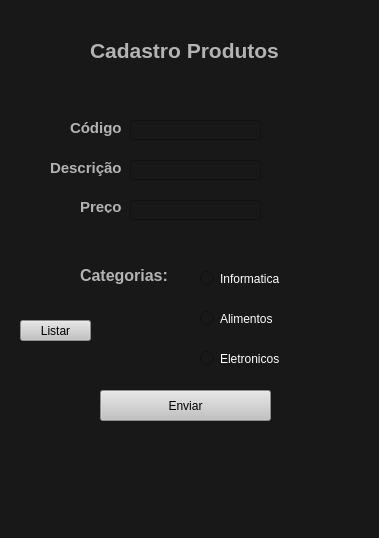
<?xml version="1.0" encoding="UTF-8"?>
<ui version="4.0">
 <class>MainWindow</class>
 <widget class="QMainWindow" name="MainWindow">
  <property name="geometry">
   <rect>
    <x>0</x>
    <y>0</y>
    <width>379</width>
    <height>538</height>
   </rect>
  </property>
  <property name="windowTitle">
   <string>MainWindow</string>
  </property>
  <property name="styleSheet">
   <string notr="true">background-color: rgb(25, 24, 24);</string>
  </property>
  <widget class="QWidget" name="centralwidget">
   <widget class="QLabel" name="label">
    <property name="geometry">
     <rect>
      <x>90</x>
      <y>40</y>
      <width>191</width>
      <height>21</height>
     </rect>
    </property>
    <property name="font">
     <font>
      <family>Arial</family>
      <pointsize>16</pointsize>
      <weight>75</weight>
      <bold>true</bold>
     </font>
    </property>
    <property name="styleSheet">
     <string notr="true">color: rgb(179, 179, 179);</string>
    </property>
    <property name="text">
     <string>Cadastro Produtos</string>
    </property>
   </widget>
   <widget class="QLabel" name="label_2">
    <property name="geometry">
     <rect>
      <x>70</x>
      <y>120</y>
      <width>51</width>
      <height>16</height>
     </rect>
    </property>
    <property name="font">
     <font>
      <family>Arial</family>
      <pointsize>11</pointsize>
      <weight>75</weight>
      <bold>true</bold>
     </font>
    </property>
    <property name="styleSheet">
     <string notr="true">color: rgb(179, 179, 179);</string>
    </property>
    <property name="text">
     <string>Código</string>
    </property>
   </widget>
   <widget class="QLabel" name="label_3">
    <property name="geometry">
     <rect>
      <x>50</x>
      <y>160</y>
      <width>71</width>
      <height>16</height>
     </rect>
    </property>
    <property name="font">
     <font>
      <family>Arial</family>
      <pointsize>11</pointsize>
      <weight>75</weight>
      <bold>true</bold>
     </font>
    </property>
    <property name="styleSheet">
     <string notr="true">color: rgb(179, 179, 179);</string>
    </property>
    <property name="text">
     <string>Descrição</string>
    </property>
   </widget>
   <widget class="QLabel" name="label_4">
    <property name="geometry">
     <rect>
      <x>80</x>
      <y>200</y>
      <width>47</width>
      <height>13</height>
     </rect>
    </property>
    <property name="font">
     <font>
      <family>Arial</family>
      <pointsize>11</pointsize>
      <weight>75</weight>
      <bold>true</bold>
     </font>
    </property>
    <property name="styleSheet">
     <string notr="true">color: rgb(179, 179, 179);</string>
    </property>
    <property name="text">
     <string>Preço</string>
    </property>
   </widget>
   <widget class="QLineEdit" name="lineEdit">
    <property name="geometry">
     <rect>
      <x>130</x>
      <y>120</y>
      <width>131</width>
      <height>20</height>
     </rect>
    </property>
    <property name="styleSheet">
     <string notr="true">color: rgb(255, 255, 255);</string>
    </property>
    <property name="text">
     <string/>
    </property>
   </widget>
   <widget class="QLineEdit" name="lineEdit_2">
    <property name="geometry">
     <rect>
      <x>130</x>
      <y>160</y>
      <width>131</width>
      <height>20</height>
     </rect>
    </property>
    <property name="styleSheet">
     <string notr="true">color: rgb(255, 255, 255);</string>
    </property>
    <property name="text">
     <string/>
    </property>
   </widget>
   <widget class="QLineEdit" name="lineEdit_3">
    <property name="geometry">
     <rect>
      <x>130</x>
      <y>200</y>
      <width>131</width>
      <height>20</height>
     </rect>
    </property>
    <property name="styleSheet">
     <string notr="true">color: rgb(255, 255, 255);</string>
    </property>
    <property name="text">
     <string/>
    </property>
   </widget>
   <widget class="QRadioButton" name="radioButton">
    <property name="geometry">
     <rect>
      <x>200</x>
      <y>270</y>
      <width>82</width>
      <height>17</height>
     </rect>
    </property>
    <property name="styleSheet">
     <string notr="true">color: rgb(255, 255, 255);</string>
    </property>
    <property name="text">
     <string>Informatica</string>
    </property>
   </widget>
   <widget class="QRadioButton" name="radioButton_2">
    <property name="geometry">
     <rect>
      <x>200</x>
      <y>310</y>
      <width>82</width>
      <height>17</height>
     </rect>
    </property>
    <property name="styleSheet">
     <string notr="true">color: rgb(255, 255, 255);</string>
    </property>
    <property name="text">
     <string>Alimentos</string>
    </property>
   </widget>
   <widget class="QRadioButton" name="radioButton_3">
    <property name="geometry">
     <rect>
      <x>200</x>
      <y>350</y>
      <width>82</width>
      <height>17</height>
     </rect>
    </property>
    <property name="styleSheet">
     <string notr="true">color: rgb(255, 255, 255);</string>
    </property>
    <property name="text">
     <string>Eletronicos</string>
    </property>
   </widget>
   <widget class="QLabel" name="label_5">
    <property name="geometry">
     <rect>
      <x>80</x>
      <y>260</y>
      <width>91</width>
      <height>31</height>
     </rect>
    </property>
    <property name="font">
     <font>
      <family>Arial</family>
      <pointsize>12</pointsize>
      <weight>75</weight>
      <bold>true</bold>
     </font>
    </property>
    <property name="styleSheet">
     <string notr="true">color: rgb(179, 179, 179);</string>
    </property>
    <property name="text">
     <string>Categorias:</string>
    </property>
   </widget>
   <widget class="QPushButton" name="pushButton">
    <property name="geometry">
     <rect>
      <x>100</x>
      <y>390</y>
      <width>171</width>
      <height>31</height>
     </rect>
    </property>
    <property name="styleSheet">
     <string notr="true">color: rgb(0, 0, 0);
background-color: rgb(194, 194, 194);</string>
    </property>
    <property name="text">
     <string>Enviar</string>
    </property>
   </widget>
   <widget class="QPushButton" name="pushButton_2">
    <property name="geometry">
     <rect>
      <x>20</x>
      <y>320</y>
      <width>71</width>
      <height>21</height>
     </rect>
    </property>
    <property name="styleSheet">
     <string notr="true">color: rgb(0, 0, 0);
background-color: rgb(194, 194, 194);</string>
    </property>
    <property name="text">
     <string>Listar</string>
    </property>
   </widget>
  </widget>
  <widget class="QMenuBar" name="menubar">
   <property name="geometry">
    <rect>
     <x>0</x>
     <y>0</y>
     <width>379</width>
     <height>21</height>
    </rect>
   </property>
  </widget>
  <widget class="QStatusBar" name="statusbar"/>
 </widget>
 <resources/>
 <connections/>
</ui>
